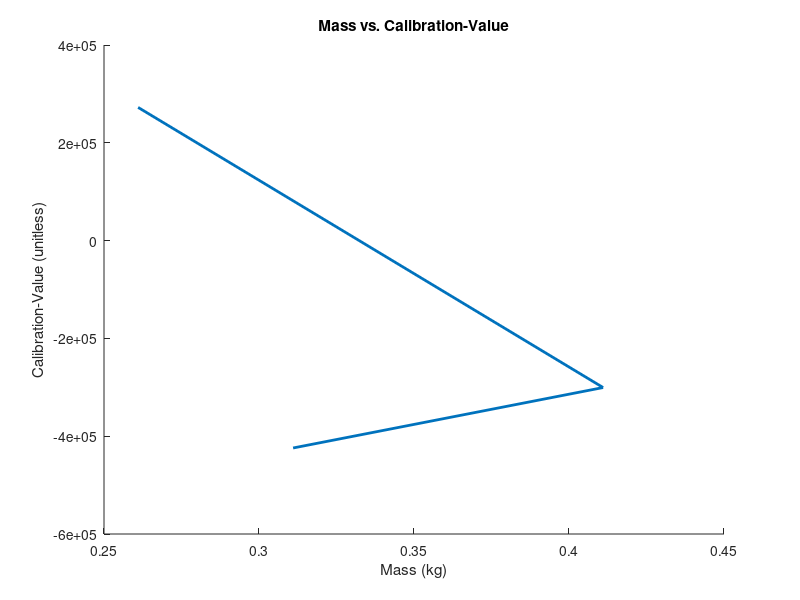

Write the MATLAB code that produced this figure.
%Same as Calibration.m, however, this is for the updated 1kg loadcell from HK711 force tester
clf()

%uses script from https://learn.sparkfun.com/tutorials/load-cell-amplifier-hx711-breakout-hookup-guide to calibrate a necessary constant for the 
%hx711 force tester

%linear interpolation formula
%y1+(y2-y1)/(x2-x1)*(x-x1)

%masses in kg, the first number represents the measured mass
%the other masses provide range for linear interpolation
mass_1=.311;
x2_1=.4;
x1_1=.3;

%ranges for calibration constants for the HX711 force sensor
mass_1_range=[-3347500,-2407500];

%gives a linear interpolation to find the interpolated value for the
%calibration value of the first mass 
cal_1=mass_1_range(1)+((mass_1_range(2)-mass_1_range(1))/(x2_1-x1_1))*mass_1

mass_2=.411;
x2_2=.5;
x1_2=.4;
mass_2_range=[-3177500,-2477500];

cal_2=mass_2_range(1)+((mass_2_range(2)-mass_2_range(1))/(x2_2-x1_2))*mass_2

mass_3=.261;
x2_3=.3;
x1_3=.2;
mass_3_range=[-6487500,-3897500];

cal_3=mass_3_range(1)+((mass_3_range(2)-mass_3_range(1))/(x2_3-x1_3))*mass_3



%creates basis for the the x and y axes
masses=[mass_1,mass_2,mass_3];

%calibrated array
cals=[cal_1,cal_2,cal_3];

%uses polyfit to fit the lines in all instances (1st degree polynomial)
slope_fit = polyfit(masses,cals,1);
slope_val=slope_fit(1)


hold on 
plot(masses,cals, "LineWidth",2, "DisplayName","Mass vs. Calibration-Value")
hold off

xlabel("Mass (kg)")
ylabel("Calibration-Value (unitless)")
title("Mass vs. Calibration-Value")

